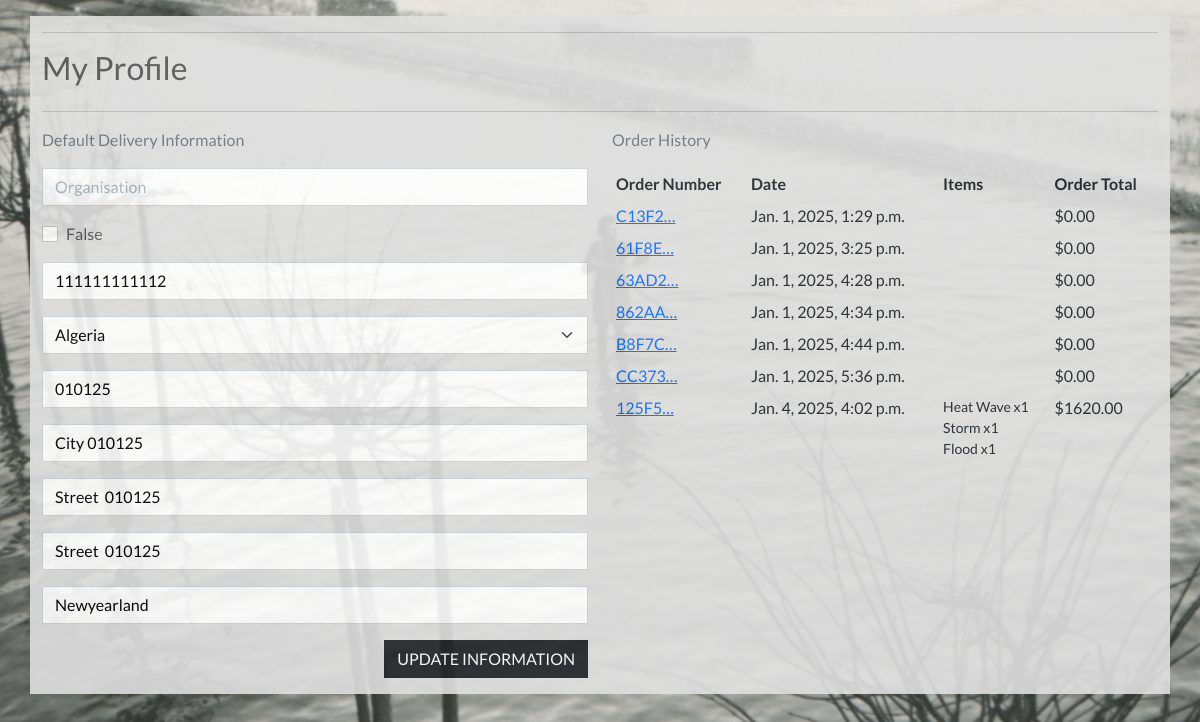
Page /profile/ (signed in) on the committed database.
### profiles/models.py (models this page shows, shortened)
class UserProfile(models.Model):
    user = models.OneToOneField(User, on_delete=models.CASCADE)
    default_organisation = models.CharField(max_length=40, null=True, blank=True)
    default_prev_user = models.BooleanField(default=False)
    default_phone_number = models.CharField(max_length=20, null=True, blank=True)
    default_country = CountryField(blank_label='Country *', null=True, blank=True)
    default_postcode = models.CharField(max_length=20, null=True, blank=True)
    default_town_or_city = models.CharField(max_length=40, null=True, blank=True)
    default_street_address1 = models.CharField(max_length=80, null=True, blank=True)
    default_street_address2 = models.CharField(max_length=80, null=True, blank=True)
    default_county = models.CharField(max_length=80, null=True, blank=True)

### checkout/models.py (models this page shows, shortened)
class Order(models.Model):
    order_number = models.CharField(max_length=32, null=False, editable=False)
    user_profile = models.ForeignKey(UserProfile, on_delete=models.SET_NULL,
    null=True, blank=True, related_name='orders')
    full_name = models.CharField(max_length=50, null=False, blank=False)
    email = models.EmailField(max_length=254, null=False, blank=False)
    phone_number = models.CharField(max_length=20, null=False, blank=False)
    country = CountryField(blank_label='Country *', null=False, blank=False)
    postcode = models.CharField(max_length=20, null=True, blank=True)
    town_or_city = models.CharField(max_length=40, null=False, blank=False)
    street_address1 = models.CharField(max_length=80, null=False, blank=False)
    street_address2 = models.CharField(max_length=80, null=True, blank=True)
    county = models.CharField(max_length=80, null=True, blank=True)
    date = models.DateTimeField(auto_now_add=True)
    discount_cost = models.DecimalField(max_digits=6, decimal_places=2, null=False, default=0)
    order_total = models.DecimalField(max_digits=10, decimal_places=2, null=False, default=0)
    grand_total = models.DecimalField(max_digits=10, decimal_places=2, null=False, default=0)
    original_bag = models.TextField(null=False, blank=False, default='')
    stripe_pid = models.CharField(max_length=254, null=False, blank=False, default='')

class OrderLineItem(models.Model):
    order = models.ForeignKey(Order, null=False, blank=False, on_delete=models.CASCADE, related_name='lineitems')
    product = models.ForeignKey(Category, null=False, blank=False, on_delete=models.CASCADE)
    quantity = models.IntegerField(null=False, blank=False, default=0)
    starting_date = models.CharField(max_length=100, null=True, blank=True)
    lineitem_total = models.DecimalField(max_digits=6, decimal_places=2, null=False, blank=False, editable=False)

### products/models.py (models this page shows, shortened)
class Category(models.Model):
    name = models.CharField(max_length=50)
    friendly_name = models.CharField(max_length=100)
    difficulty_level = models.CharField(max_length=50)
    credits = models.IntegerField()
    number_of_lectures = models.IntegerField()
    est_time = models.IntegerField()
    short_description = models.TextField(max_length=255)
    long_description = models.TextField(max_length=1000)
    test = models.BooleanField(default=False)
    logo = models.ImageField(upload_to='logos/', null=True, blank=True)
    price = models.IntegerField(null=True, blank=True)
    starting_date = models.CharField(max_length=100, null=True, blank=True)

### profiles/views.py (the view)
# urls.py: path('profile/', include('profiles.urls')),
def profile(request):
    profile = get_object_or_404(UserProfile, user=request.user)
    if request.method == 'POST':
        form = UserProfileForm(request.POST, instance=profile)
        if form.is_valid():
            form.save()
            messages.success(request, 'Profile updated successfully')
        else:
            messages.error(request, 'Update failed. Please ensure the form is valid')
    else:
        form = UserProfileForm(instance=profile)
    orders = profile.orders.all
    template = 'profiles/profile.html'
    context = {
        'form': form,
        'orders': orders,
        'on_profile_page': True
    }
    return render(request, template, context)

### profiles/templates/profiles/profile.html (shortened to what this page needs)
{% extends "base.html" %}
{% load static %}
{% block extra_css %}
    <link rel="stylesheet" href="{% static 'profiles/css/profile.css' %}">
{% endblock %}
{% block content %}
    <div class="overlay"></div>
    <div class="container mt-3 mb-3">
        <div class="row">
            <div class="col">
                <hr>
                <h2 class="logo-font mb-4">My Profile</h2>
                <hr>
            </div>
        </div>
        <div class="row">
            <div class="col-12 col-lg-6">
                <p class="text-muted">Default Delivery Information</p>
                <form class="mt-3" action="{% url 'profile' %}" method="POST" id="profile-update-form">
                    {{ form|crispy }}
                    <button class="btn btn-dark rounded-0 text-uppercase float-end mb-3">Update Information</button>
                </form>
            </div>
            <div class="col-12 col-lg-6">
                <p class="text-muted">Order History</p>
                <div class="order-history table-responsive">
                    <table class="table table-sm table-borderless">
                        <thead>
                            <tr>
                                <th>Order Number</th>
                                <th>Date</th>
                                <th>Items</th>
                                <th>Order Total</th>
                            </tr>
                        </thead>
                        <tbody>
                            {% for order in orders %}
                                <tr>
                                    <td>
                                        <a href="{% url 'order_history' order.order_number %}"
                                        title="{{ order.order_number }}">
                                            {{ order.order_number|truncatechars:6 }}
                                        </a>
                                    </td>
                                    <td>{{ order.date }}</td>
                                    <td>
                                        <ul class="list-unstyled">
                                            {% for item in order.lineitems.all %}
                                                <li class="small">
                                                    {{ item.product.name }} x{{ item.quantity }}
                                                </li>
                                            {% endfor %}
                                        </ul>
                                    </td>
                                    <td>${{ order.grand_total }}</td>
                                </tr>
                            {% endfor %}
                        </tbody>
                    </table>
                </div>
            </div>
        </div>
{% endblock %}

### static/css/base.css (style rules this page uses)
html { height: 100%; }
body { background: url('/media/cover_photo.jpg') no-repeat center center fixed; background-size: cover; height: calc(100vh - 164px); color: #555; font-family: 'Lato'; }
.overlay { height: 100%; width: 100%; top: 0; left: 0; position: fixed; opacity: 0.2; z-index: -1; }
.container { background-color: rgb(223, 223, 223); opacity: 0.9; }

### profiles/static/profiles/css/profile.css (style rules this page uses)
.order-history { max-height: 416px; overflow-y: auto; }
#profile-update-form .form-control { color: #000; }
#profile-update-form input::placeholder { color: #aab7c4; }
#id_default_country, #id_default_country option:not(:first-child) { color: #000; }

### rows in the picture
UserProfile: default_phone_number "111111111112", default_country "Algeria", default_postcode "010125", default_town_or_city "City 010125", default_street_address1 "Street 010125", default_street_address2 "Street 010125", default_county "Newyearland"
Order: order_number "C13F2…", date "Jan. 1, 2025, 1:29 p.m.", grand_total "0.00"
Order: order_number "61F8E…", date "Jan. 1, 2025, 3:25 p.m.", grand_total "0.00"
Order: order_number "63AD2…", date "Jan. 1, 2025, 4:28 p.m.", grand_total "0.00"
Order: order_number "862AA…", date "Jan. 1, 2025, 4:34 p.m.", grand_total "0.00"
Order: order_number "B8F7C…", date "Jan. 1, 2025, 4:44 p.m.", grand_total "0.00"
Order: order_number "CC373…", date "Jan. 1, 2025, 5:36 p.m.", grand_total "0.00"
Order: order_number "125F5…", date "Jan. 4, 2025, 4:02 p.m.", grand_total "1620.00"
OrderLineItem: product.name "Heat Wave", quantity "1"
OrderLineItem: product.name "Storm", quantity "1"
OrderLineItem: product.name "Flood", quantity "1"
